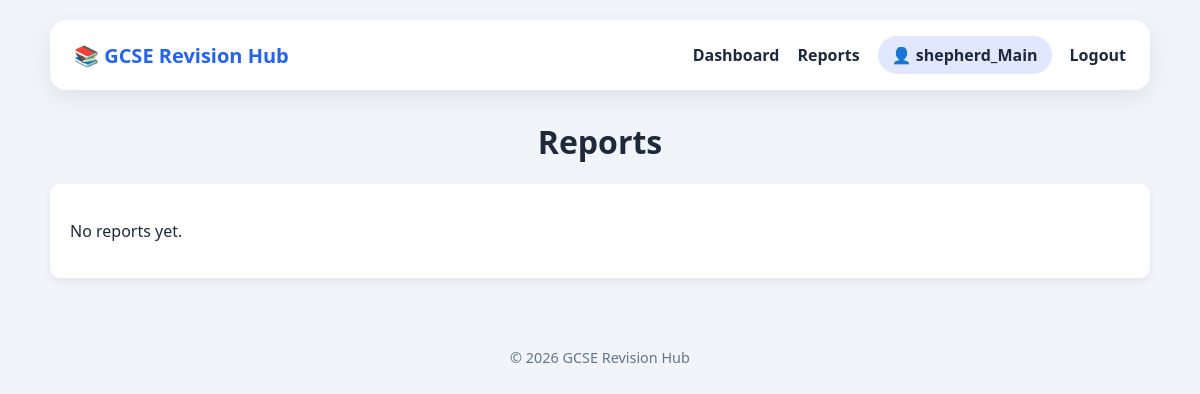
/reports (signed in), run on an earlier commit of the app's database.
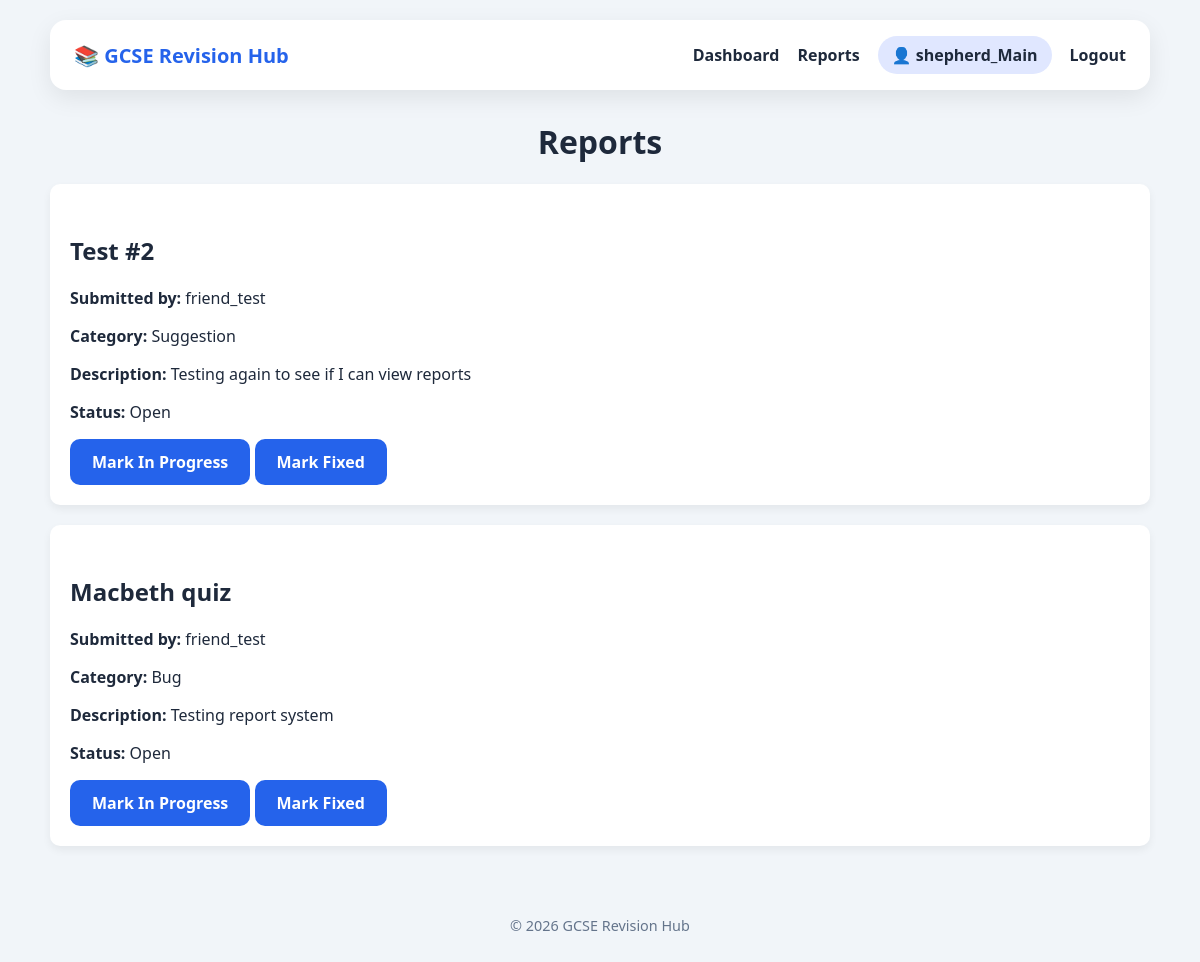
And on a later commit of the database.
### tables this page shows
CREATE TABLE reports (
    
        id INTEGER PRIMARY KEY AUTOINCREMENT,
        
        user_id INTEGER NOT NULL,
        
        page TEXT NOT NULL,
        
        category TEXT NOT NULL,
        
        message TEXT NOT NULL,
        
        status TEXT NOT NULL DEFAULT 'Open',
        
        created_at TIMESTAMP DEFAULT CURRENT_TIMESTAMP,
        
        FOREIGN KEY(user_id) REFERENCES users(id)
        
    );

CREATE TABLE users (

        id INTEGER PRIMARY KEY AUTOINCREMENT,

        username TEXT UNIQUE NOT NULL,

        password TEXT NOT NULL,

        role TEXT NOT NULL

    );

### app.py (the view)
@app.route("/reports")
def reports():
    if session.get("role") != "main":
        return "Access denied", 403
    connection = get_db_connection()
    reports = connection.execute(
        """

        SELECT

            reports.*,

            users.username

        FROM reports

        JOIN users

        ON reports.user_id = users.id

        ORDER BY reports.created_at DESC

        """
    ).fetchall()
    connection.close()
    return render_template(
        "reports.html",
        reports=reports
    )

### app.py (called while the page is built)
def get_db_connection():
    connection = sqlite3.connect(DATABASE)
    connection.row_factory = sqlite3.Row
    return connection

### templates/reports.html (shortened to what this page needs)
{% extends "base.html" %}
{% block content %}
<h1>Reports</h1>
{% for report in reports %}
<div class="section">
<h2>
{{ report["page"] }}
</h2>
<p>
<strong>Submitted by: </strong>
{{ report["username"] }}
</p>
<p>
<strong>Category: </strong>
{{ report["category"] }}
</p>
<p>
<strong>Description: </strong>
{{ report["message"] }}
</p>
<p>
<strong>Status: </strong>
{{ report["status"] }}
</p>
<a href="{{ url_for("update_report", report_id=report["id"], status="In Progress") }}" class="button">
    Mark In Progress
</a>
<a href="{{ url_for("update_report", report_id=report["id"], status="Fixed") }}" class="button">
    Mark Fixed
</a>
</div>
{% else %}
<div class="section">
<p>
No reports yet.
</p>
</div>
{% endfor %}
{% endblock %}

What changed in the data, as far as the page shows it:
added reports: page "Test #2", username "friend_test", category "Suggestion", message "Testing again to see if I can view reports", status "Open"
added reports: page "Macbeth quiz", username "friend_test", category "Bug", message "Testing report system", status "Open"
Also different on the page:
text no longer shown: "No reports yet."
